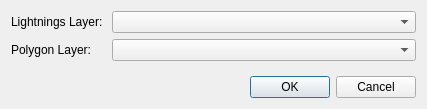
<?xml version="1.0" encoding="UTF-8"?>
<ui version="4.0">
 <class>ClipDialog</class>
 <widget class="QDialog" name="ClipDialog">
  <property name="geometry">
   <rect>
    <x>0</x>
    <y>0</y>
    <width>427</width>
    <height>109</height>
   </rect>
  </property>
  <property name="windowTitle">
   <string>Clipping Layer Selection</string>
  </property>
  <layout class="QGridLayout" name="gridLayout">
   <item row="0" column="0">
    <layout class="QVBoxLayout" name="verticalLayout">
     <item>
      <layout class="QFormLayout" name="formLayout">
       <item row="0" column="0">
        <widget class="QLabel" name="label">
         <property name="text">
          <string>Lightnings Layer: </string>
         </property>
        </widget>
       </item>
       <item row="1" column="0">
        <widget class="QLabel" name="label_2">
         <property name="text">
          <string>Polygon Layer:</string>
         </property>
        </widget>
       </item>
       <item row="0" column="1">
        <widget class="QgsMapLayerComboBox" name="_layer_lightnings"/>
       </item>
       <item row="1" column="1">
        <widget class="QgsMapLayerComboBox" name="_layer_polygons"/>
       </item>
      </layout>
     </item>
     <item>
      <widget class="QDialogButtonBox" name="buttonBox">
       <property name="orientation">
        <enum>Qt::Horizontal</enum>
       </property>
       <property name="standardButtons">
        <set>QDialogButtonBox::Cancel|QDialogButtonBox::Ok</set>
       </property>
      </widget>
     </item>
    </layout>
   </item>
  </layout>
 </widget>
 <customwidgets>
  <customwidget>
   <class>QgsMapLayerComboBox</class>
   <extends>QComboBox</extends>
   <header>qgsmaplayercombobox.h</header>
  </customwidget>
 </customwidgets>
 <resources/>
 <connections>
  <connection>
   <sender>buttonBox</sender>
   <signal>accepted()</signal>
   <receiver>ClipDialog</receiver>
   <slot>accept()</slot>
   <hints>
    <hint type="sourcelabel">
     <x>248</x>
     <y>254</y>
    </hint>
    <hint type="destinationlabel">
     <x>157</x>
     <y>274</y>
    </hint>
   </hints>
  </connection>
  <connection>
   <sender>buttonBox</sender>
   <signal>rejected()</signal>
   <receiver>ClipDialog</receiver>
   <slot>reject()</slot>
   <hints>
    <hint type="sourcelabel">
     <x>316</x>
     <y>260</y>
    </hint>
    <hint type="destinationlabel">
     <x>286</x>
     <y>274</y>
    </hint>
   </hints>
  </connection>
 </connections>
</ui>
